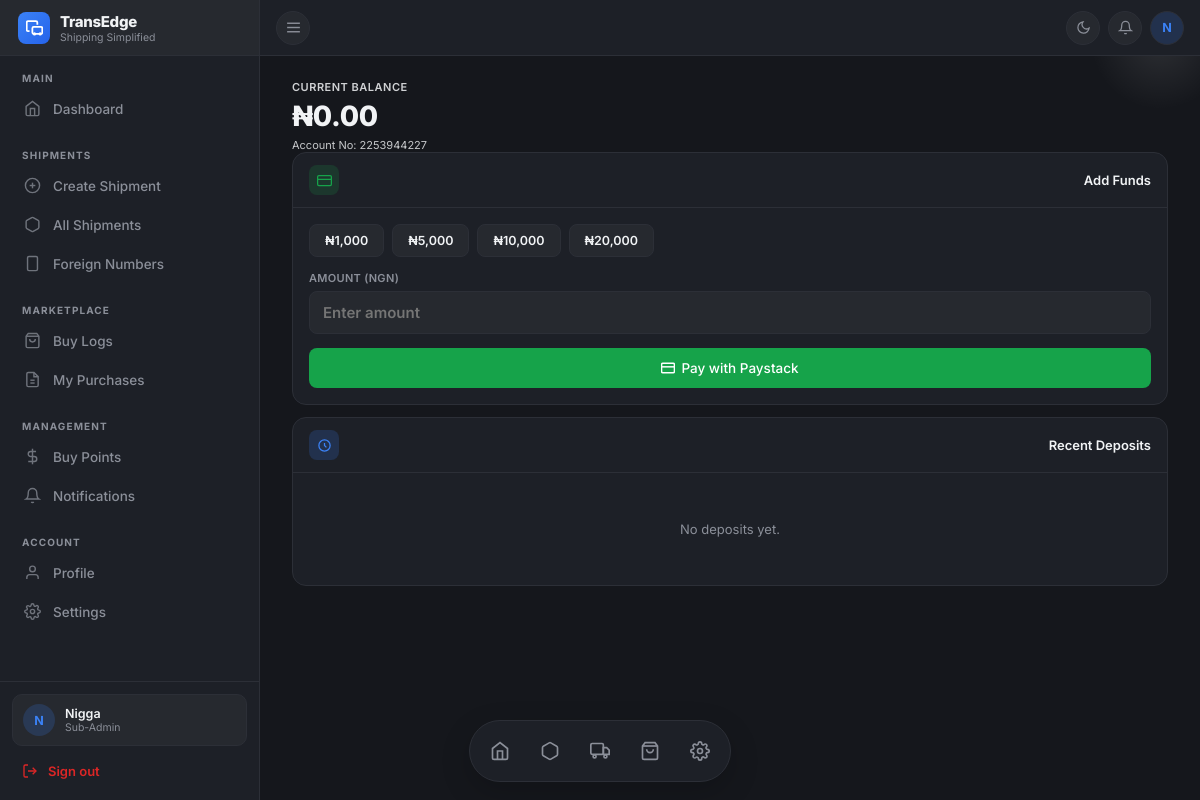
The app's page /shipping/sub-admin/wallet/deposit/ (signed in) with its own data.
### Business/models.py (models this page shows, shortened)
class User(AbstractBaseUser, PermissionsMixin):
    class Role(models.TextChoices):
        ADMIN     = "admin",     "Admin"
        STAFF     = "staff",     "Staff"
        SUB_ADMIN = "sub_admin", "Sub Admin"
    id          = models.UUIDField(primary_key=True, default=uuid.uuid4, editable=False)
    email       = models.EmailField(unique=True)
    full_name   = models.CharField(max_length=255)
    phone       = models.CharField(max_length=20, blank=True)
    role        = models.CharField(max_length=10, choices=Role.choices, default=Role.STAFF)
    is_active   = models.BooleanField(default=True)
    is_staff    = models.BooleanField(default=False)
    date_joined = models.DateTimeField(default=timezone.now)
    groups = models.ManyToManyField(
        'auth.Group',
        related_name='business_user_set',
        blank=True,
    )
    user_permissions = models.ManyToManyField(
        'auth.Permission',
        related_name='business_user_set',
        blank=True,
    )
    objects = UserManager()
    USERNAME_FIELD  = "email"
    REQUIRED_FIELDS = ["full_name"]

class Account(models.Model):
    user = models.OneToOneField(
        settings.AUTH_USER_MODEL,
        on_delete=models.CASCADE,
        related_name="account",
    )
    account_number = models.CharField(max_length=10, unique=True, blank=True)
    balance = models.DecimalField(
        max_digits=15, decimal_places=2, default=Decimal("0.00")
    )
    created_at = models.DateTimeField(auto_now_add=True)
    updated_at = models.DateTimeField(auto_now=True)

### Business/sub_admin_views.py (the view)
    def wrapper(request, *args, **kwargs):
        if not request.user.is_authenticated:
            return redirect("sub-admin-login")
        if request.user.role != User.Role.SUB_ADMIN:
            return redirect("sub-admin-login")
        try:
            profile = request.user.sub_admin_profile
        except SubAdminProfile.DoesNotExist:
            return redirect("sub-admin-login")
        if profile.approval_status == SubAdminProfile.ApprovalStatus.PENDING:
            return render(request, "admin/subadmin/pending_approval.html", {"profile": profile})
        if profile.approval_status == SubAdminProfile.ApprovalStatus.REJECTED:
            return render(request, "admin/subadmin/rejected.html", {"profile": profile})
        if profile.approval_status == SubAdminProfile.ApprovalStatus.SUSPENDED:
            return render(request, "admin/subadmin/suspended.html", {"profile": profile})
        return view_func(request, *args, **kwargs)

### Business/context_processors.py (called while the page is built)
def unread_notifications(request):
    user = getattr(request, "user", None)
    if not user or not user.is_authenticated or user.role != User.Role.SUB_ADMIN:
        return {"unread_notifications": 0}
    unread_private = Notification.objects.filter(
        recipient=user, is_read=False
    ).count()
    read_public_ids = NotificationRead.objects.filter(
        user=user
    ).values_list("notification_id", flat=True)
    unread_public = Notification.objects.filter(
        is_public=True, recipient__isnull=True
    ).exclude(id__in=read_public_ids).count()
    return {"unread_notifications": unread_private + unread_public}

### Business/sub_admin_views.py (called while the page is built)
def get_or_create_account(user):
    account, _ = Account.objects.get_or_create(user=user)
    return account

@sub_admin_approved_required
def sub_admin_wallet_deposit(request):
    account = get_or_create_account(request.user)
    history = account.deposits.order_by("-created_at")[:10]
    context = {"account": account, "history": history}
    return render(request, "admin/subadmin/wallet_deposit.html", context)

### Business/templates/admin/subadmin/wallet_deposit.html (shortened to what this page needs)
{% extends "admin/subadmin/base.html" %}
{% block content %}
<div class="wallet-hero">
  <div class="wallet-hero-label">Current Balance</div>
  <div class="wallet-hero-amount">₦{{ account.balance|floatformat:2 }}</div>
  <div class="wallet-hero-note">Account No: {{ account.account_number }}</div>
</div>
<div class="section">
  <div class="section-header">
    <div class="sh-icon" style="background:var(--green-dim);">
      <svg width="15" height="15" fill="none" viewBox="0 0 24 24" stroke="currentColor" stroke-width="2" style="color:var(--green);"><rect x="1" y="4" width="22" height="16" rx="2"/><line x1="1" y1="10" x2="23" y2="10"/></svg>
    </div>
    <h3>Add Funds</h3>
  </div>
  <div class="section-body">
    <form method="post" action="{% url 'sub-admin-wallet-deposit-pay' %}" id="depositForm">
      <div class="amount-presets">
        <button type="button" class="preset-btn" data-amount="1000">₦1,000</button>
        <button type="button" class="preset-btn" data-amount="5000">₦5,000</button>
        <button type="button" class="preset-btn" data-amount="10000">₦10,000</button>
        <button type="button" class="preset-btn" data-amount="20000">₦20,000</button>
      </div>
      <div class="form-group">
        <label>Amount (NGN)</label>
        <input type="number" name="amount" id="amountInput" min="100" step="1" placeholder="Enter amount" required>
      </div>
      <button type="submit" class="btn btn-green">
        <svg width="14" height="14" fill="none" viewBox="0 0 24 24" stroke="currentColor" stroke-width="2.5"><rect x="1" y="4" width="22" height="16" rx="2"/><line x1="1" y1="10" x2="23" y2="10"/></svg>
        Pay with Paystack
      </button>
    </form>
  </div>
</div>
<div class="section" id="deposit-history">
  <div class="section-header">
    <div class="sh-icon" style="background:var(--sky-dim);">
      <svg width="15" height="15" fill="none" viewBox="0 0 24 24" stroke="currentColor" stroke-width="2" style="color:var(--sky);"><path d="M12 8v4l3 3"/><circle cx="12" cy="12" r="9"/></svg>
    </div>
    <h3>Recent Deposits</h3>
  </div>
  <div class="section-body">
    {% if history %}
    <table class="history-table">
      <thead>
        <tr><th>Date</th><th class="num">Amount</th><th>Status</th></tr>
      </thead>
      <tbody>
        {% for d in history %}
        <tr>
          <td>{{ d.created_at|date:"d M Y, H:i" }}</td>
          <td class="num">₦{{ d.amount|floatformat:0 }}</td>
          <td>
            {% if d.status == "success" %}<span class="badge b-success">Success</span>
            {% elif d.status == "pending" %}<span class="badge b-pending">Pending</span>
            {% else %}<span class="badge b-failed">Failed</span>{% endif %}
          </td>
        </tr>
        {% endfor %}
      </tbody>
    </table>
    {% else %}
    <div class="empty-cell">No deposits yet.</div>
    {% endif %}
  </div>
</div>
{% endblock %}

### Business/templates/admin/subadmin/base.html (shortened to what this page needs)
<!DOCTYPE html>
<html lang="en" data-theme="dark">
<head>
</head>
<body>
<aside class="sidebar" id="sidebar">
  <button type="button" class="sidebar-logo" id="sidebarLogoToggle" aria-label="Toggle sidebar">
    <div class="logo-mark-sb">
      <svg width="17" height="17" fill="none" viewBox="0 0 24 24" stroke="white" stroke-width="2.5">
        <path d="M5 17H3a2 2 0 01-2-2V5a2 2 0 012-2h11a2 2 0 012 2v3"/>
        <rect x="9" y="11" width="14" height="10" rx="2"/>
        <circle cx="12" cy="21" r="1"/><circle cx="20" cy="21" r="1"/>
      </svg>
    </div>
    <div class="logo-text">
      <div class="name">TransEdge</div>
      <div class="tag">Shipping Simplified</div>
    </div>
  </button>
  <div class="sidebar-section">
    <div class="sidebar-label">Main</div>
    <a href="{% url 'sub-admin-dashboard' %}" class="sb-nav-item {% if request.resolver_match.url_name == 'sub-admin-dashboard' %}active{% endif %}">
      <svg width="17" height="17" fill="none" viewBox="0 0 24 24" stroke="currentColor" stroke-width="2"><path d="M3 9l9-7 9 7v11a2 2 0 01-2 2H5a2 2 0 01-2-2z"/><polyline points="9 22 9 12 15 12 15 22"/></svg>
      <span class="nav-text">Dashboard</span>
    </a>
  </div>
  <div class="sidebar-section">
    <div class="sidebar-label">Shipments</div>
    <a href="{% url 'sub-admin-shipment-create' %}" class="sb-nav-item {% if request.resolver_match.url_name == 'sub-admin-shipment-create' %}active{% endif %}">
      <svg width="17" height="17" fill="none" viewBox="0 0 24 24" stroke="currentColor" stroke-width="2"><circle cx="12" cy="12" r="10"/><line x1="12" y1="8" x2="12" y2="16"/><line x1="8" y1="12" x2="16" y2="12"/></svg>
      <span class="nav-text">Create Shipment</span>
    </a>
    <a href="{% url 'sub-admin-shipment-list' %}" class="sb-nav-item {% if request.resolver_match.url_name == 'sub-admin-shipment-list' %}active{% endif %}">
      <svg width="17" height="17" fill="none" viewBox="0 0 24 24" stroke="currentColor" stroke-width="2"><path d="M21 16V8a2 2 0 00-1-1.73l-7-4a2 2 0 00-2 0l-7 4A2 2 0 003 8v8a2 2 0 001 1.73l7 4a2 2 0 002 0l7-4A2 2 0 0021 16z"/></svg>
      <span class="nav-text">All Shipments</span>
    </a>
    <a href="{% url 'sub-admin-buy-foreign-number' %}" class="sb-nav-item {% if request.resolver_match.url_name == 'sub-admin-buy-foreign-number' %}active{% endif %}">
      <svg width="17" height="17" fill="none" viewBox="0 0 24 24" stroke="currentColor" stroke-width="2"><rect x="5" y="2" width="14" height="20" rx="2"/><line x1="12" y1="18" x2="12.01" y2="18"/></svg>
      <span class="nav-text">Foreign Numbers</span>
    </a>
  </div>
  <div class="sidebar-section">
    <div class="sidebar-label">Marketplace</div>
    <a href="{% url 'buy-logs-browse' %}" class="sb-nav-item ">
      <svg width="17" height="17" fill="none" viewBox="0 0 24 24" stroke="currentColor" stroke-width="2"><path d="M6 2L3 6v14a2 2 0 002 2h14a2 2 0 002-2V6l-3-4z"/><line x1="3" y1="6" x2="21" y2="6"/><path d="M16 10a4 4 0 01-8 0"/></svg>
      <span class="nav-text">Buy Logs</span>
    </a>
    <a href="{% url 'buy-logs-my-purchases' %}" class="sb-nav-item {% if request.resolver_match.url_name == 'buy-logs-my-purchases' or request.resolver_match.url_name == 'buy-logs-receipt' %}active{% endif %}">
      <svg width="17" height="17" fill="none" viewBox="0 0 24 24" stroke="currentColor" stroke-width="2"><path d="M14 2H6a2 2 0 00-2 2v16a2 2 0 002 2h12a2 2 0 002-2V8z"/><polyline points="14 2 14 8 20 8"/><line x1="9" y1="13" x2="15" y2="13"/><line x1="9" y1="17" x2="15" y2="17"/></svg>
      <span class="nav-text">My Purchases</span>
    </a>
  </div>
  <div class="sidebar-section">
    <div class="sidebar-label">Management</div>
    <a href="{% url 'sub-admin-buy-points' %}" class="sb-nav-item {% if request.resolver_match.url_name == 'sub-admin-buy-points' %}active{% endif %}">
      <svg width="17" height="17" fill="none" viewBox="0 0 24 24" stroke="currentColor" stroke-width="2"><line x1="12" y1="1" x2="12" y2="23"/><path d="M17 5H9.5a3.5 3.5 0 000 7h5a3.5 3.5 0 010 7H6"/></svg>
      <span class="nav-text">Buy Points</span>
    </a>
    <a href="{% url 'sub-admin-notifications' %}" class="sb-nav-item {% if request.resolver_match.url_name == 'sub-admin-notifications' %}active{% endif %}">
      <svg width="17" height="17" fill="none" viewBox="0 0 24 24" stroke="currentColor" stroke-width="2"><path d="M18 8a6 6 0 00-12 0c0 7-3 9-3 9h18s-3-2-3-9"/><path d="M13.73 21a2 2 0 01-3.46 0"/></svg>
      <span class="nav-text">Notifications</span>
    </a>
  </div>
  <div class="sidebar-section">
    <div class="sidebar-label">Account</div>
    <a href="{% url 'sub-admin-profile' %}" class="sb-nav-item {% if request.resolver_match.url_name == 'sub-admin-profile' %}active{% endif %}">
      <svg width="17" height="17" fill="none" viewBox="0 0 24 24" stroke="currentColor" stroke-width="2"><path d="M20 21v-2a4 4 0 00-4-4H8a4 4 0 00-4 4v2"/><circle cx="12" cy="7" r="4"/></svg>
      <span class="nav-text">Profile</span>
    </a>
    <a href="{% url 'sub-admin-site-settings' %}" class="sb-nav-item {% if request.resolver_match.url_name == 'sub-admin-site-settings' %}active{% endif %}">
      <span class="nav-text">Settings</span>
    </a>
  </div>
  <div class="sidebar-footer">
    <div class="sb-user-card">
      <div class="sb-avatar">{{ request.user.full_name|default:"?"|first|upper }}</div>
      <div class="sb-user-info">
        <div class="sb-user-name">{{ request.user.full_name|default:"Sub Admin" }}</div>
        <div class="sb-user-role">Sub-Admin</div>
      </div>
    </div>
    <a href="{% url 'sub-admin-logout' %}" class="sb-logout">
      <svg width="16" height="16" fill="none" viewBox="0 0 24 24" stroke="currentColor" stroke-width="2"><path d="M9 21H5a2 2 0 01-2-2V5a2 2 0 012-2h4"/><polyline points="16 17 21 12 16 7"/><line x1="21" y1="12" x2="9" y2="12"/></svg>
      <span class="nav-text">Sign out</span>
    </a>
  </div>
</aside>
<div class="main">
  <header class="topbar">
    <div class="topbar-left">
      <button type="button" class="icon-btn menu-btn" id="mobileMenuBtn" aria-label="Open menu">
        <svg width="17" height="17" fill="none" viewBox="0 0 24 24" stroke="currentColor" stroke-width="2">
          <line x1="3" y1="6" x2="21" y2="6"/><line x1="3" y1="12" x2="21" y2="12"/><line x1="3" y1="18" x2="21" y2="18"/>
        </svg>
      </button>
    </div>
    <div class="topbar-right">
      <button class="icon-btn theme-btn" id="themeToggle" aria-label="Toggle theme">
        <svg class="icon-moon" width="15" height="15" fill="none" viewBox="0 0 24 24" stroke="currentColor" stroke-width="2">
          <path d="M21 12.79A9 9 0 1111.21 3 7 7 0 0021 12.79z"/>
        </svg>
      </button>
<div style="position:relative;">
  <button type="button" class="icon-btn" id="notifBellBtn" aria-label="Notifications" aria-haspopup="true">
    <svg width="15" height="15" fill="none" viewBox="0 0 24 24" stroke="currentColor" stroke-width="2">
      <path d="M18 8a6 6 0 00-12 0c0 7-3 9-3 9h18s-3-2-3-9"/>
      <path d="M13.73 21a2 2 0 01-3.46 0"/>
    </svg>
  </button>
</div>
      <a href="{% url 'sub-admin-profile' %}" class="avatar-btn" aria-label="Profile">
        {{ request.user.full_name|default:"?"|first|upper }}
      </a>
    </div>
  </header>
  <div class="content">
    {% block content %}{% endblock %}
  </div>
</div>
<nav class="bottom-nav">
  <a href="{% url 'sub-admin-dashboard' %}"
     class="bn-item {% if request.resolver_match.url_name == 'sub-admin-dashboard' %}active{% endif %}"
     aria-label="Dashboard">
    <svg width="20" height="20" fill="none" viewBox="0 0 24 24" stroke="currentColor" stroke-width="2">
      <path d="M3 9l9-7 9 7v11a2 2 0 01-2 2H5a2 2 0 01-2-2z"/>
      <polyline points="9 22 9 12 15 12 15 22"/>
    </svg>
  </a>
  <a href="{% url 'sub-admin-buy-foreign-number' %}"
     class="bn-item {% if request.resolver_match.url_name == 'sub-admin-buy-foreign-number' %}active{% endif %}"
     aria-label="phone">
    <svg width="20" height="20" fill="none" viewBox="0 0 24 24" stroke="currentColor" stroke-width="2">
      <path d="M21 16V8a2 2 0 00-1-1.73l-7-4a2 2 0 00-2 0l-7 4A2 2 0 003 8v8a2 2 0 001 1.73l7 4a2 2 0 002 0l7-4A2 2 0 0021 16z"/>
    </svg>
  </a>
  <a href="{% url 'sub-admin-shipment-list' %}"
     class="bn-item {% if request.resolver_match.url_name == 'sub-admin-shipment-list' %}active{% endif %}"
     aria-label="Create Shipment">
    <svg width="20" height="20" fill="none" viewBox="0 0 24 24" stroke="currentColor" stroke-width="2">
      <rect x="1" y="3" width="15" height="13" rx="1.5"/>
      <path d="M16 8h4l3 3v5h-7V8z"/>
      <circle cx="5.5" cy="18.5" r="1.8"/>
      <circle cx="18.5" cy="18.5" r="1.8"/>
    </svg>
  </a>
  <a href="{% url 'buy-logs-browse' %}"
     class="bn-item "
     aria-label="Buy Logs">
    <svg width="20" height="20" fill="none" viewBox="0 0 24 24" stroke="currentColor" stroke-width="2">
      <path d="M6 2L3 6v14a2 2 0 002 2h14a2 2 0 002-2V6l-3-4z"/>
      <line x1="3" y1="6" x2="21" y2="6"/>
      <path d="M16 10a4 4 0 01-8 0"/>
    </svg>
  </a>
  <a href="{% url 'sub-admin-site-settings' %}"
     class="bn-item {% if request.resolver_match.url_name == 'sub-admin-site-settings' %}active{% endif %}"
     aria-label="Settings">
  </a>
</nav>
</body>
</html>

### records on screen
User: user.full_name|first "N", user.full_name "Nigga"
Account: balance "0.00", account_number "2253944227"
